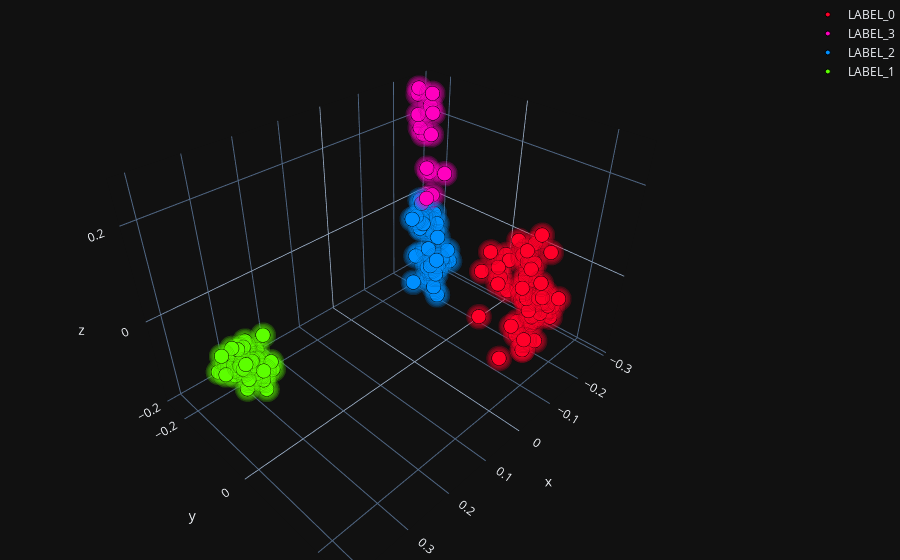

Here is the notebook cell this chart was saved with:
### Code cell
fig1, ax1 = base_plot_2d(embeddings)

labels, colors = get_clusters(num_clusters=4, embeddings=embeddings)

fig2, ax2 = cluster_plot_2d(embeddings=embeddings, labels=labels, colors=colors)

scatter_colors = cl.gen_color(cmap="gist_rainbow", n=len(set(labels)))

scatter_data = [(x, y, z, scatter_colors[label], label, color_og) for x,y,z,label,color_og in zip(X, Y, Z, labels, colors)]

plotly_fig = plotly_3d_scatter(scatter_data=scatter_data)

plotly_fig.show()
